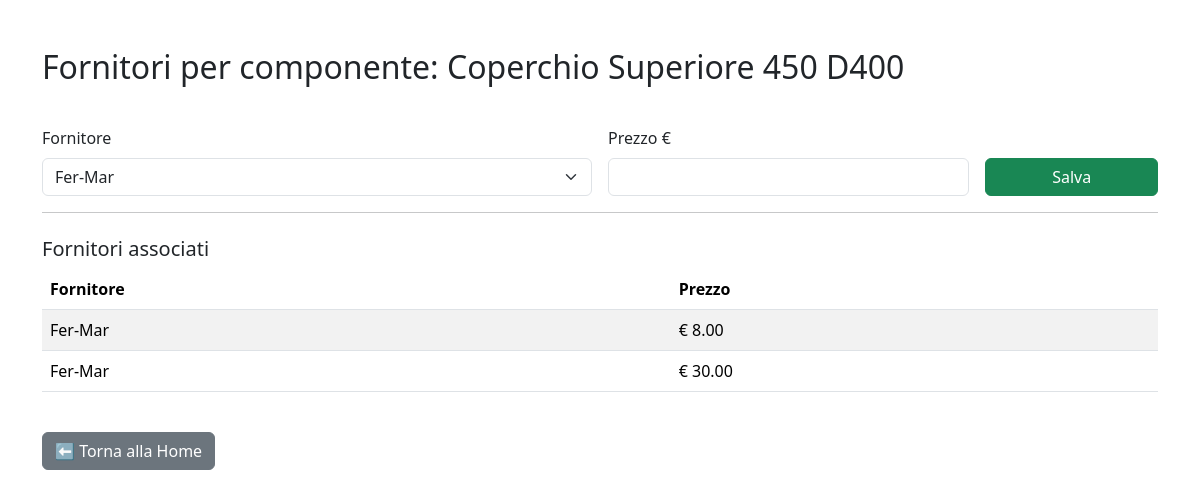
Screenshot of /componente/1/fornitori with the database file from the repository.
### tables this page shows
CREATE TABLE componenti (
                id INTEGER PRIMARY KEY AUTOINCREMENT,
                id_distinta INTEGER,
                macrozona TEXT,
                nome TEXT,
                codice TEXT,
                materiale TEXT,
                spessore TEXT,
                qty REAL,
                lavorazioni TEXT,
                costo REAL,
                tipo TEXT, file TEXT, -- Acquisto o Produzione
                FOREIGN KEY (id_distinta) REFERENCES distinte(id)
            );

CREATE TABLE prezzi_fornitori (
                id INTEGER PRIMARY KEY AUTOINCREMENT,
                id_componente INTEGER,
                id_fornitore INTEGER,
                prezzo REAL,
                FOREIGN KEY (id_componente) REFERENCES componenti(id),
                FOREIGN KEY (id_fornitore) REFERENCES fornitori(id)
            );

CREATE TABLE fornitori (
                id INTEGER PRIMARY KEY AUTOINCREMENT,
                nome TEXT NOT NULL,
                email TEXT,
                telefono TEXT
            , indirizzo TEXT, piva TEXT, iban TEXT, lavorazioni TEXT);

### main_6.py (the view)
@app.route('/componente/<int:id_componente>/fornitori', methods=['GET', 'POST'])
def fornitori_componente(id_componente):
    conn = sqlite3.connect(DB_NAME)
    c = conn.cursor()
    c.execute("SELECT nome FROM componenti WHERE id = ?", (id_componente,))
    componente = c.fetchone()
    c.execute("SELECT * FROM fornitori")
    fornitori = c.fetchall()
    c.execute('''
        SELECT pf.id, f.nome, pf.prezzo
        FROM prezzi_fornitori pf
        JOIN fornitori f ON pf.id_fornitore = f.id
        WHERE pf.id_componente = ?
    ''', (id_componente,))
    fornitori_assoc = c.fetchall()
    conn.close()
    return render_template("fornitori_componente.html",
                           componente_nome=componente[0],
                           id_componente=id_componente,
                           fornitori=fornitori,
                           fornitori_assoc=fornitori_assoc)

### templates/fornitori_componente.html (shortened to what this page needs)
<!doctype html>
<html lang="it">
<head>
    <link href="https://cdn.jsdelivr.net/npm/bootstrap@5.3.2/dist/css/bootstrap.min.css" rel="stylesheet">
</head>
<body>
<div class="container mt-5">
    <h2>Fornitori per componente: {{ componente_nome }}</h2>
    <form method="POST" action="{{ url_for('aggiungi_prezzo_fornitore', id_componente=id_componente) }}" class="row g-3 mt-4">
        <div class="col-md-6">
            <label class="form-label">Fornitore</label>
            <select class="form-select" name="id_fornitore" required>
                {% for f in fornitori %}
                    <option value="{{ f[0] }}">{{ f[1] }}</option>
                {% endfor %}
            </select>
        </div>
        <div class="col-md-4">
            <label class="form-label">Prezzo €</label>
            <input type="number" step="0.01" class="form-control" name="prezzo" required>
        </div>
        <div class="col-md-2 d-flex align-items-end">
            <button type="submit" class="btn btn-success w-100">Salva</button>
        </div>
    </form>
    <hr>
    <h5 class="mt-4">Fornitori associati</h5>
    {% if fornitori_assoc %}
    <table class="table table-striped">
        <thead>
            <tr>
                <th>Fornitore</th>
                <th>Prezzo</th>
            </tr>
        </thead>
        <tbody>
            {% for assoc in fornitori_assoc %}
            <tr>
                <td>{{ assoc[1] }}</td>
                <td>€ {{ '%.2f'|format(assoc[2]) }}</td>
            </tr>
            {% endfor %}
        </tbody>
    </table>
    {% else %}
        <p class="text-muted">Nessun fornitore ancora associato.</p>
    {% endif %}
    <a href="{{ url_for('home') }}" class="btn btn-secondary mt-4">⬅ Torna alla Home</a>
</div>
</body>
</html>

### rows the page displays
componenti: nome "Coperchio Superiore 450 D400"
prezzi_fornitori: nome "Fer-Mar", prezzo "8.00"
prezzi_fornitori: nome "Fer-Mar", prezzo "30.00"

### other values shown
form field id_fornitore "Fer-Mar"
